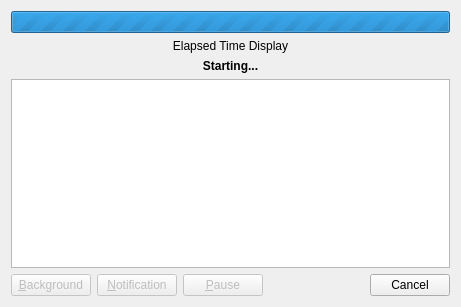
<?xml version="1.0" encoding="UTF-8"?>
<ui version="4.0">
 <class>CreateProgress</class>
 <widget class="QDialog" name="CreateProgress">
  <property name="windowModality">
   <enum>Qt::WindowModal</enum>
  </property>
  <property name="geometry">
   <rect>
    <x>0</x>
    <y>0</y>
    <width>461</width>
    <height>307</height>
   </rect>
  </property>
  <property name="windowTitle">
   <string>ParPar - Starting...</string>
  </property>
  <layout class="QVBoxLayout" name="verticalLayout">
   <item>
    <widget class="QProgressBar" name="progressBar">
     <property name="maximum">
      <number>0</number>
     </property>
     <property name="value">
      <number>0</number>
     </property>
     <property name="alignment">
      <set>Qt::AlignCenter</set>
     </property>
    </widget>
   </item>
   <item>
    <widget class="QLabel" name="lblTime">
     <property name="sizePolicy">
      <sizepolicy hsizetype="Preferred" vsizetype="Fixed">
       <horstretch>0</horstretch>
       <verstretch>0</verstretch>
      </sizepolicy>
     </property>
     <property name="text">
      <string notr="true">Elapsed Time Display</string>
     </property>
     <property name="alignment">
      <set>Qt::AlignCenter</set>
     </property>
    </widget>
   </item>
   <item>
    <widget class="QLabel" name="lblStatus">
     <property name="sizePolicy">
      <sizepolicy hsizetype="Preferred" vsizetype="Fixed">
       <horstretch>0</horstretch>
       <verstretch>0</verstretch>
      </sizepolicy>
     </property>
     <property name="font">
      <font>
       <bold>true</bold>
      </font>
     </property>
     <property name="text">
      <string>&lt;html&gt;&lt;head/&gt;&lt;body&gt;&lt;p&gt;Starting...&lt;/p&gt;&lt;/body&gt;&lt;/html&gt;</string>
     </property>
     <property name="alignment">
      <set>Qt::AlignCenter</set>
     </property>
    </widget>
   </item>
   <item>
    <widget class="QPlainTextEdit" name="txtMessage">
     <property name="minimumSize">
      <size>
       <width>0</width>
       <height>40</height>
      </size>
     </property>
     <property name="readOnly">
      <bool>true</bool>
     </property>
    </widget>
   </item>
   <item>
    <layout class="QHBoxLayout" name="horizontalLayout">
     <item>
      <widget class="QPushButton" name="btnBackground">
       <property name="enabled">
        <bool>false</bool>
       </property>
       <property name="toolTip">
        <string>Run at a lower priority to reduce impact on system processor</string>
       </property>
       <property name="text">
        <string>&amp;Background</string>
       </property>
       <property name="checkable">
        <bool>true</bool>
       </property>
      </widget>
     </item>
     <item>
      <widget class="QPushButton" name="btnNotify">
       <property name="enabled">
        <bool>false</bool>
       </property>
       <property name="toolTip">
        <string>Emit a notification once the process completes</string>
       </property>
       <property name="text">
        <string>&amp;Notification</string>
       </property>
       <property name="checkable">
        <bool>true</bool>
       </property>
      </widget>
     </item>
     <item>
      <widget class="QPushButton" name="btnPause">
       <property name="enabled">
        <bool>false</bool>
       </property>
       <property name="toolTip">
        <string>Suspend/resume process</string>
       </property>
       <property name="text">
        <string>&amp;Pause</string>
       </property>
       <property name="checkable">
        <bool>true</bool>
       </property>
      </widget>
     </item>
     <item>
      <widget class="QDialogButtonBox" name="buttonBox">
       <property name="standardButtons">
        <set>QDialogButtonBox::Cancel</set>
       </property>
      </widget>
     </item>
    </layout>
   </item>
  </layout>
 </widget>
 <resources/>
 <connections>
  <connection>
   <sender>buttonBox</sender>
   <signal>rejected()</signal>
   <receiver>CreateProgress</receiver>
   <slot>reject()</slot>
   <hints>
    <hint type="sourcelabel">
     <x>283</x>
     <y>297</y>
    </hint>
    <hint type="destinationlabel">
     <x>20</x>
     <y>20</y>
    </hint>
   </hints>
  </connection>
 </connections>
</ui>
